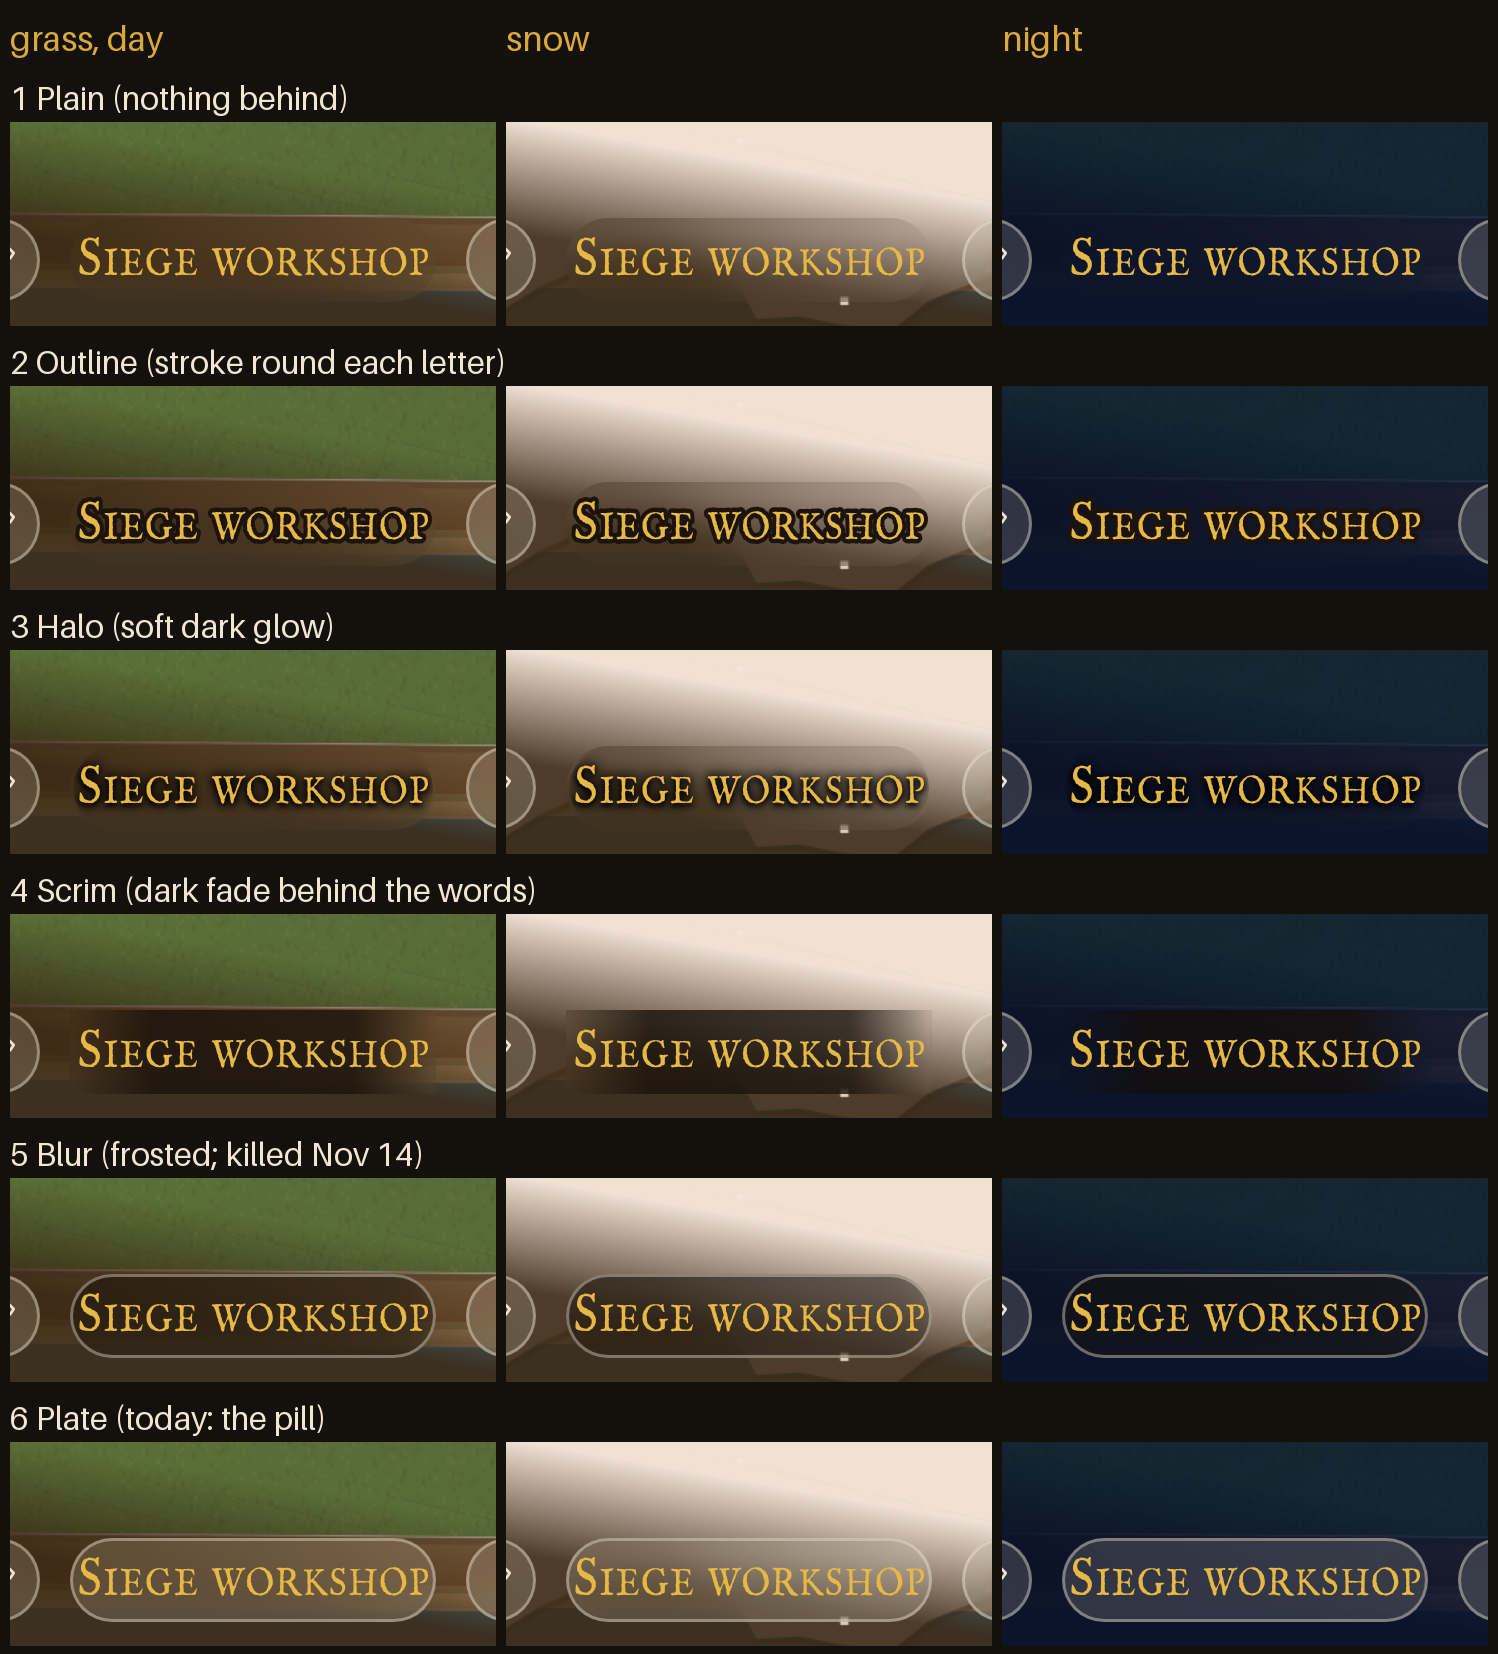

Reproduce this figure in Python.
# sheet: six ways to show a name over the map, on real n65 ground. python3 words.py <v100 dir> <out.png>
import asyncio, sys, os
from playwright.async_api import async_playwright
from PIL import Image, ImageDraw
V, OUT = sys.argv[1], sys.argv[2]
PREP = open('/tmp/mock/pads.py').read().split('PREP = r"""')[1].split('"""')[0]
WAYS = [('1 Plain (nothing behind)', 'background:none;border-color:transparent;box-shadow:none', ''),
        ('2 Outline (stroke round each letter)', 'background:none;border-color:transparent;box-shadow:none', '-webkit-text-stroke:3px #1b130c;paint-order:stroke fill'),
        ('3 Halo (soft dark glow)', 'background:none;border-color:transparent;box-shadow:none', 'text-shadow:0 0 3px #000,0 0 5px #000,0 0 8px #000,0 1px 2px #000'),
        ('4 Scrim (dark fade behind the words)', 'background:linear-gradient(90deg,transparent,rgba(20,14,8,.7) 22%,rgba(20,14,8,.7) 78%,transparent);border-color:transparent;box-shadow:none;border-radius:0', ''),
        ('5 Blur (frosted; killed Nov 14)', 'background:rgba(40,30,20,.25);-webkit-backdrop-filter:blur(7px) brightness(.7);backdrop-filter:blur(7px) brightness(.7);box-shadow:none', ''),
        ('6 Plate (today: the pill)', '', '')]
SCENES = [('grass, day', '{}'), ('snow', '{ snow: 1, snowing: 0.6, temp: -4 }'), ('night', '{ light: 0.12, alt: -20 }')]
JS = r"""async ([scene, box, txt]) => { Object.assign(FK.K, { snow: 0, snowing: 0, light: 1, temp: 10 }, scene); MENU.S.subject = $made['Siege workshop']; MENU.render(true); await $W(250);
 const e = document.querySelector('#rank .exec'), s = e.querySelector('span'); e.style.cssText += ';' + box; s.style.cssText += ';' + txt; const r = e.getBoundingClientRect(); return [r.x, r.y, r.width, r.height]; }"""
async def main():
    async with async_playwright() as p:
        b = await p.chromium.launch(executable_path='/usr/bin/google-chrome', args=['--no-sandbox', '--allow-file-access-from-files'])
        pg = await b.new_page(viewport={'width': 390, 'height': 844}, device_scale_factor=3); errs = []; pg.on('pageerror', lambda e: errs.append(str(e)))
        await pg.goto('file://' + os.path.abspath(os.path.join(V, 'index.html')) + '#20261105'); await pg.wait_for_timeout(1500); await pg.evaluate(PREP); tiles = {}
        for si, (sn, sc) in enumerate(SCENES):
            for wi, (wn, box, txt) in enumerate(WAYS):
                r = await pg.evaluate('(a) => (' + JS + ')([eval("(" + a[0] + ")"), a[1], a[2]])', [sc, box, txt]); await pg.wait_for_timeout(150)
                f = f'/tmp/mock/w{si}{wi}.png'; await pg.screenshot(path=f); im = Image.open(f); x, y, w, h = [int(v * 3) for v in r]; tiles[(si, wi)] = im.crop((x - 60, y - 96, x + w + 60, y + h + 24))
        print(errs[:3]); await b.close()
    tw, th = tiles[(0, 0)].size; LW = 0; sheet = Image.new('RGB', (tw * 3 + 40, 70 + (th + 60) * 6), (20, 16, 12)); d = ImageDraw.Draw(sheet)
    for si, (sn, _) in enumerate(SCENES): d.text((10 + si * (tw + 10), 18), sn, fill=(217, 169, 58), font_size=34)
    for wi, (wn, _, _) in enumerate(WAYS):
        y = 70 + wi * (th + 60); d.text((10, y + 8), wn, fill=(240, 230, 210), font_size=32)
        for si in range(3): sheet.paste(tiles[(si, wi)], (10 + si * (tw + 10), y + 52))
    sheet.save(OUT); print(sheet.size)
asyncio.run(main())
